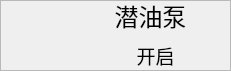
      <widget class="QFrame" name="frame_13">
       <property name="geometry">
        <rect>
         <x>270</x>
         <y>470</y>
         <width>231</width>
         <height>71</height>
        </rect>
       </property>
       <property name="frameShape">
        <enum>QFrame::StyledPanel</enum>
       </property>
       <property name="frameShadow">
        <enum>QFrame::Raised</enum>
       </property>
       <widget class="QLabel" name="label_youbeng">
        <property name="geometry">
         <rect>
          <x>110</x>
          <y>0</y>
          <width>81</width>
          <height>31</height>
         </rect>
        </property>
        <property name="font">
         <font>
          <pointsize>18</pointsize>
         </font>
        </property>
        <property name="text">
         <string>潜油泵</string>
        </property>
        <property name="alignment">
         <set>Qt::AlignCenter</set>
        </property>
       </widget>
       <widget class="QLabel" name="label_youbeng_sta">
        <property name="geometry">
         <rect>
          <x>110</x>
          <y>40</y>
          <width>91</width>
          <height>30</height>
         </rect>
        </property>
        <property name="font">
         <font>
          <pointsize>14</pointsize>
         </font>
        </property>
        <property name="text">
         <string>开启</string>
        </property>
        <property name="alignment">
         <set>Qt::AlignCenter</set>
        </property>
       </widget>
       <widget class="QLabel" name="label_179">
        <property name="geometry">
         <rect>
          <x>41</x>
          <y>6</y>
          <width>35</width>
          <height>60</height>
         </rect>
        </property>
        <property name="styleSheet">
         <string notr="true">border-image: url(:/picture/qianyoubeng.png);</string>
        </property>
        <property name="text">
         <string/>
        </property>
       </widget>
      </widget>
